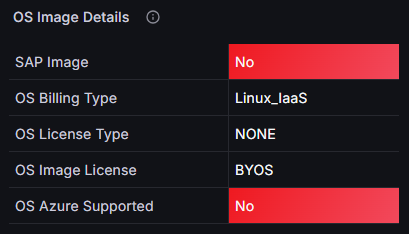
#> input picture AzureAI/GrafanaCopilot/captures/HEC44V029774_analyzer_20261009/panel-07-os-image-details.png, 409 x 234 px
$ python -i enumerate_all.py   (imports and definitions only)
#> lines starting #> are read from the running program, lines starting #| are printed output that depends on the picture; after the words box and inside, x2 and y2 are one past the last pixel; in counts of white or black regions, pixels touching at a corner belong together
#!/usr/bin/env python3
"""Capture and validate Grafana evidence in one authenticated Edge session."""
import argparse
import json
import re
import sys
import time
from pathlib import Path
from urllib.parse import urlparse

from PIL import Image
from playwright.sync_api import Error as PlaywrightError, sync_playwright

PROFILE_DIR = Path(__file__).parent / ".pw-profile-msedge"
OUT_DIR = Path(__file__).parent / "captures" / "all2"
PANEL_HEADER = '[data-testid*="Panel header"]'


class CaptureError(RuntimeError):
    pass


def autocrop(path, thresh=24, pad=10):
    """Trim empty near-black margins from a panel screenshot so the image
    hugs the actual content (title + table/graph) instead of leaving large
    black regions with no data/graphs."""
#> called with thresh = 24, pad = 10
    with Image.open(path) as source:
#> source is the input picture: PIL image 409x234 RGB; mean R, G, B 51.6, 29, 35.3
        im = source.convert("RGB")
    gray = im.convert("L")
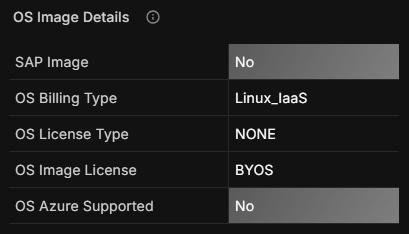
#> gray: PIL image 409x234 L; min 18, max 248, mean 36.2
    mask = gray.point(lambda x: 255 if x > thresh else 0)
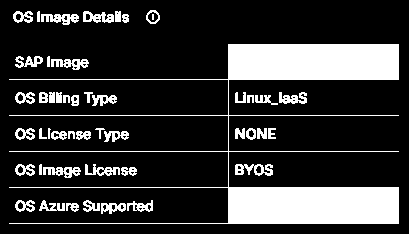
#> mask: PIL image 409x234 L; 20.1% white; 48 white regions (1 under 20 px), largest, box (x1, y1, x2, y2) and area: (9, 44, 399, 224) 14025, (235, 164, 273, 176) 267, (41, 14, 79, 25) 260
    bbox = mask.getbbox()
#> bbox = (9, 10, 399, 224)
    if not bbox:
        return
    l, t, r, b = bbox
#> l = 9; t = 10; r = 399; b = 224
    # Keep a small padding and never crop below a sane minimum size.
    l = max(0, l - pad)
#> l = 0
    t = max(0, t - pad)
#> t = 0
    r = min(im.width, r + pad)
#> r = 409
    b = min(im.height, b + pad)
#> b = 234
    if r - l < 20 or b - t < 20:
        return
    if (l, t, r, b) != (0, 0, im.width, im.height):
        im.crop((l, t, r, b)).save(path)


def slug(t):
    return re.sub(r"[^a-zA-Z0-9]+", "-", t or "panel").strip("-").lower()[:50] or "panel"


# [413 lines left out: functions expand_panel, restore_panel, hide_chrome, restore_chrome, panel_snapshot, validate_snapshot and 6 more, not called in this run]


# [2 lines not run here, left out]

>>> result = autocrop('captures/HEC44V029774_analyzer_20261009/panel-07-os-image-details.png')

$ run again, on AzureAI/GrafanaCopilot/captures/HEC44V029774_analyzer_20261009/panel-03-installed-extensions.png
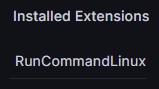
#> input picture AzureAI/GrafanaCopilot/captures/HEC44V029774_analyzer_20261009/panel-03-installed-extensions.png, 159 x 89 px
#> in autocrop, source is the input picture: PIL image 159x89 RGB; mean R, G, B 30.7, 31.6, 37.5
#> in autocrop, `gray = im.convert("L")`:
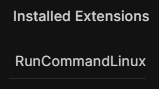
#> gray: PIL image 159x89 L; min 18, max 206, mean 31.7
#> in autocrop, `mask = gray.point(lambda x: 255 if x > thresh else 0)`:
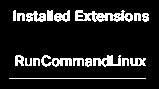
#> mask: PIL image 159x89 L; 12.8% white; 18 white regions, largest, box (x1, y1, x2, y2) and area: (75, 10, 133, 22) 397, (41, 55, 72, 67) 187, (93, 55, 121, 67) 186
#> bbox = (9, 10, 149, 79)
#> in autocrop, `l, t, r, b = bbox`: l = 9; t = 10; r = 149; b = 79
#> in autocrop, `l = max(0, l - pad)`: l = 0
#> in autocrop, `r = min(im.width, r + pad)`: r = 159
#> in autocrop, `b = min(im.height, b + pad)`: b = 89

$ run again, on AzureAI/GrafanaCopilot/captures/HEC44V029774_analyzer_20261009/panel-04-vm-tags.png
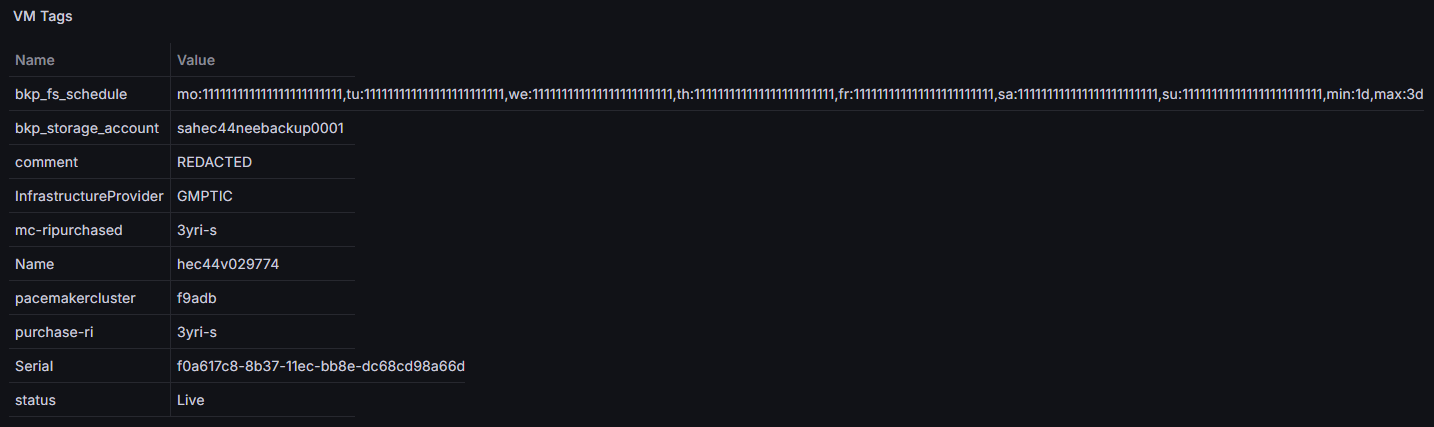
#> input picture AzureAI/GrafanaCopilot/captures/HEC44V029774_analyzer_20261009/panel-04-vm-tags.png, 1434 x 427 px
#> in autocrop, source is the input picture: PIL image 1434x427 RGB; mean R, G, B 20.6, 21.5, 26.8
#> in autocrop, `mask = gray.point(lambda x: 255 if x > thresh else 0)`:
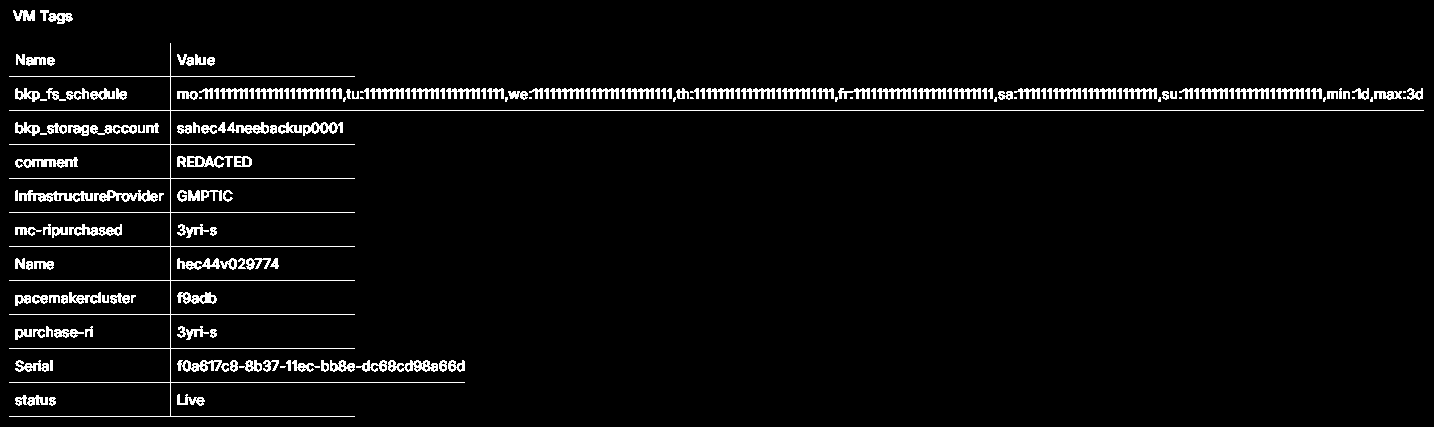
#> mask: PIL image 1434x427 L; 4.1% white in thin lines or dots
#> bbox = (9, 10, 1424, 417)
#> in autocrop, `l, t, r, b = bbox`: l = 9; t = 10; r = 1424; b = 417
#> in autocrop, `l = max(0, l - pad)`: l = 0
#> in autocrop, `r = min(im.width, r + pad)`: r = 1434
#> in autocrop, `b = min(im.height, b + pad)`: b = 427
